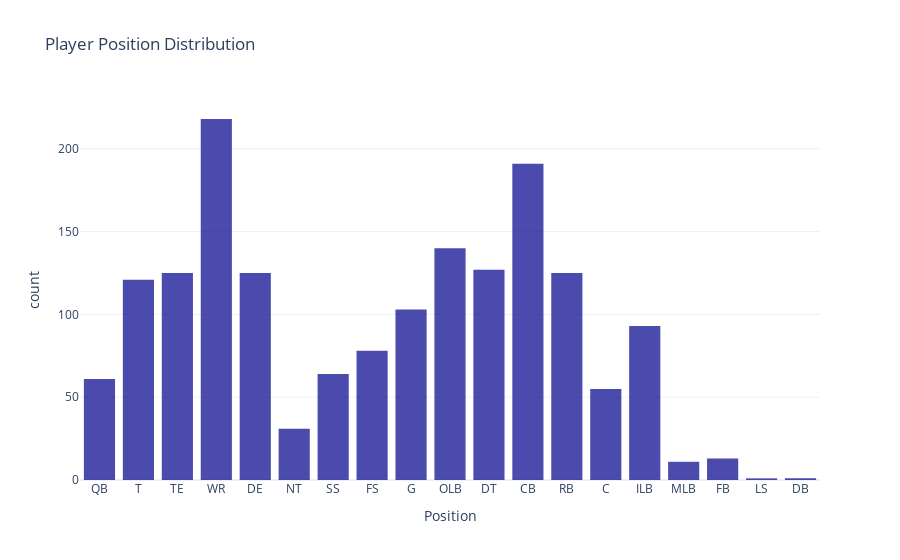

Notebook cell for this chart:
### Code cell
# 创建直方图统计不同位置的球员数量
fig_position = px.histogram(players_data, x='position', title='Player Position Distribution')

# 更新坐标轴标题和使用明亮的主题
fig_position.update_xaxes(title='Position')
fig_position.update_layout(template='plotly_white')

# 添加动画效果
fig_position.update_traces(marker_color='darkblue', opacity=0.7)
fig_position.update_layout(transition_duration=500)  # 设置动画持续时间

fig_position.show()

### Figure 1 — Plotly figure (JSON) as saved in the notebook; plotly's stock layout.template omitted (floating-point values rounded to 4 significant figures; data arrays with more than 128 entries replaced by an {"elided": "..."} marker saying what was removed)
{"data": [{"alignmentgroup": "True", "bingroup": "x", "hovertemplate": "position=%{x}<br>count=%{y}<extra></extra>", "legendgroup": "", "marker": {"color": "darkblue", "pattern": {"shape": ""}}, "name": "", "offsetgroup": "", "opacity": 0.7, "orientation": "v", "showlegend": false, "type": "histogram", "x": {"elided": "1683 str values"}, "xaxis": "x", "yaxis": "y"}], "layout": {"barmode": "relative", "legend": {"tracegroupgap": 0}, "title": {"text": "Player Position Distribution"}, "transition": {"duration": 500}, "xaxis": {"anchor": "y", "domain": [0, 1], "title": {"text": "Position"}}, "yaxis": {"anchor": "x", "domain": [0, 1], "title": {"text": "count"}}}}
